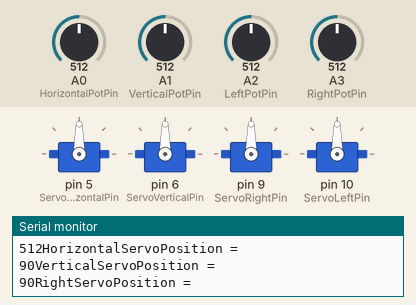
Simulated run of this sketch. Board: Arduino Uno, built with avr-gcc and run on an emulated ATmega328P. Parts: 4 × servo, the last lines printed to the serial monitor. Inputs (shaded band) come from the test bench; at power-on: A0 (HorizontalPotPin) = 512, A1 (VerticalPotPin) = 512, A2 (LeftPotPin) = 512, A3 (RightPotPin) = 512.

Above: at 1.2 s.
1.3 s: A0 (HorizontalPotPin) set to 560
At 3.0 s:
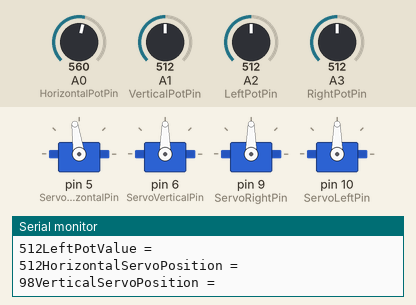
4.3 s: A0 (HorizontalPotPin) set to 582
At 5.6 s:
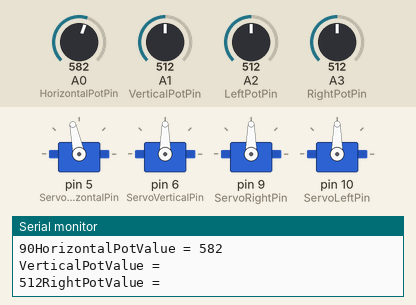
6.1 s: A1 (VerticalPotPin) set to 551
At 7.3 s:
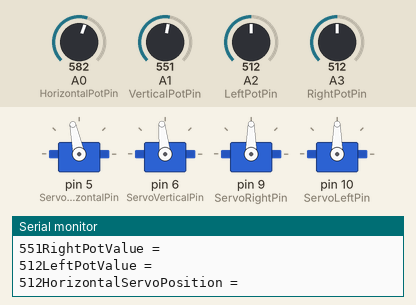
9.1 s: A1 (VerticalPotPin) set to 575
At 10.5 s:
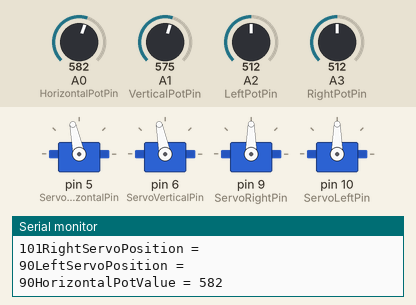
10.8 s: A2 (LeftPotPin) set to 561
At 11.4 s:
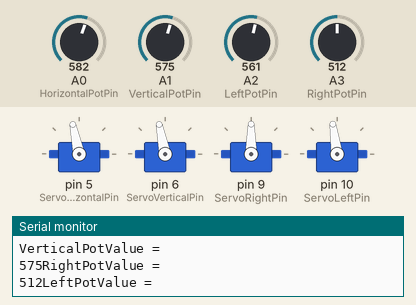
12.5 s: A2 (LeftPotPin) set to 579
At 13.5 s:
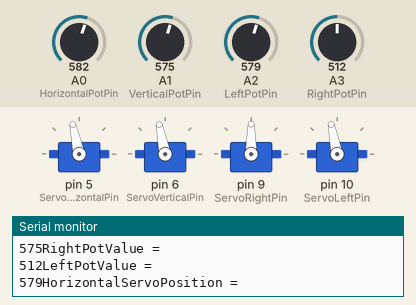
Timing chart, 0 to 15.2 s (numbered marks = the images above; inputs shaded):
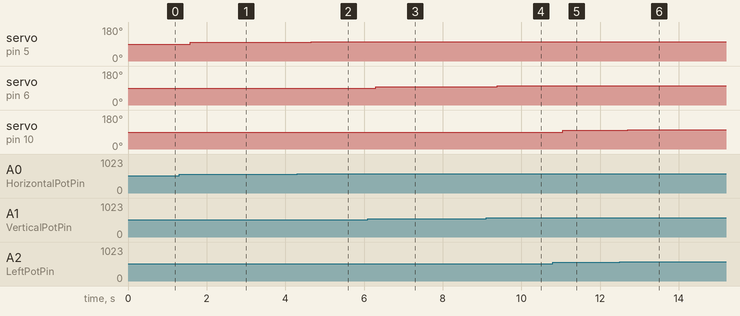

Measured:
- after the input at 1.3 s, servo on pin 5 (ServoHorizontalPin): 90° → 98° after 0.28 s
- after the input at 4.3 s, servo on pin 5 (ServoHorizontalPin): 98° → 102° after 0.35 s
- after the input at 6.1 s, servo on pin 6 (ServoVerticalPin): 90° → 96° after 0.20 s
- after the input at 9.1 s, servo on pin 6 (ServoVerticalPin): 96° → 101° after 0.29 s
- after the input at 10.8 s, servo on pin 10 (ServoLeftPin): 90° → 98° after 0.25 s
- after the input at 12.5 s, servo on pin 10 (ServoLeftPin): 98° → 101° after 0.20 s

The sketch:

RoboticArmControl.ino
```cpp
#include <Servo.h>

int ServoHorizontalPin = 5;
int ServoVerticalPin = 6;
int ServoRightPin = 9;
int ServoLeftPin = 10;

int HorizontalPotPin = A0;
int VerticalPotPin = A1;
int LeftPotPin = A2;
int RightPotPin = A3;

int ServoH_Min = 0;
int ServoH_Max = 180;

int ServoV_Min = 0;
int ServoV_Max = 180;

int ServoR_Min = 0;
int ServoR_Max = 180;

int ServoL_Min = 0;
int ServoL_Max = 180;

Servo HorizontalServo;
Servo VerticalServo;
Servo RightServo;
Servo LeftServo;

int HorizontalPotValue;
int HorizontalServoPosition;

int VerticalPotValue;
int VerticalServoPosition;

int RightPotValue;
int RightServoPosition;

int LeftPotValue;
int LeftServoPosition;

void setup() {
  Serial.begin(9600);
  Serial.print("Ready..");
  HorizontalServo.attach(ServoHorizontalPin);
  VerticalServo.attach(ServoVerticalPin);
  RightServo.attach(ServoRightPin);
  LeftServo.attach(ServoLeftPin);
}

void loop() {
  HorizontalPotValue = analogRead(HorizontalPotPin);
  Serial.print("HorizontalPotValue = ");
  Serial.println(HorizontalPotValue);
  VerticalPotValue = analogRead(VerticalPotPin);
  Serial.println("VerticalPotValue = ");
  Serial.print(VerticalPotValue);
  RightPotValue = analogRead(RightPotPin);
  Serial.println("RightPotValue = ");
  Serial.print(RightPotValue);
  LeftPotValue = analogRead(LeftPotPin);
  Serial.println("LeftPotValue = ");
  Serial.print(LeftPotValue);

  HorizontalServoPosition = map(HorizontalPotValue, 0, 1023, ServoH_Min, ServoH_Max);
  Serial.println("HorizontalServoPosition =");
  Serial.print(HorizontalServoPosition);

  VerticalServoPosition = map(VerticalPotValue, 0, 1023, ServoH_Min, ServoH_Max);
  Serial.println("VerticalServoPosition = ");
  Serial.print(VerticalServoPosition);

  RightServoPosition = map(RightPotValue, 0, 1023, ServoH_Min, ServoH_Max);
  Serial.println("RightServoPosition = ");
  Serial.print(RightServoPosition);

  LeftServoPosition = map(LeftPotValue, 0, 1023, ServoH_Min, ServoH_Max);
  Serial.println("LeftServoPosition = ");
  Serial.print(LeftServoPosition);

  HorizontalServo.write(HorizontalServoPosition);
  VerticalServo.write(VerticalServoPosition);
  RightServo.write(RightServoPosition);
  LeftServo.write(LeftServoPosition);

  delay(20);
}
```
